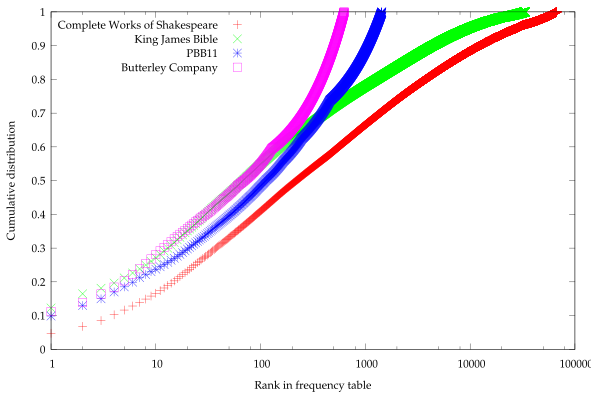

Reproduce this figure in gnuplot.
set term pdf size 15cm, 10cm font "Palatino"
set output "cumulative.pdf"
set log x
set key inside left
set xla "Rank in frequency table"
set yla "Cumulative distribution"
plot "./shakespeare.cumulative.txt" title "Complete Works of Shakespeare","./kjv.cumulative.txt" title "King James Bible","./paper.cumulative.txt" title "PBB11","./butterley.cumulative.txt" title "Butterley Company"
